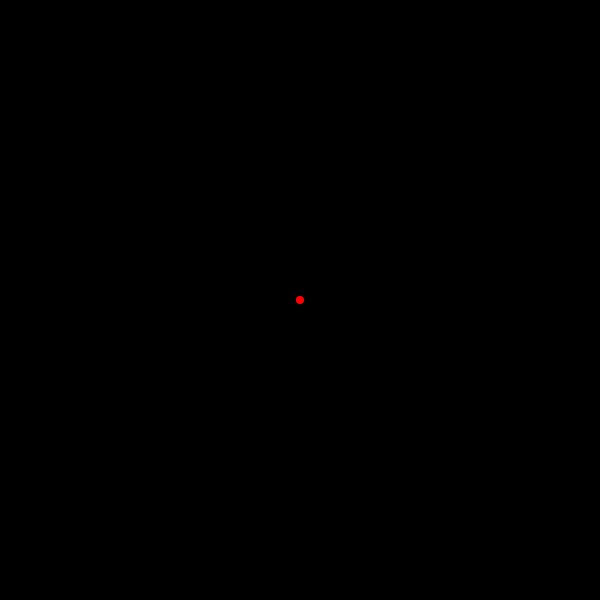
Frame 1 (no input)
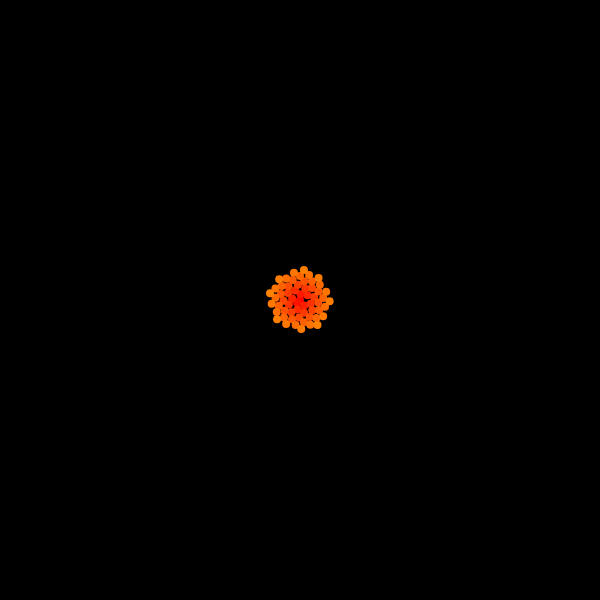
Frame 60 (no input)
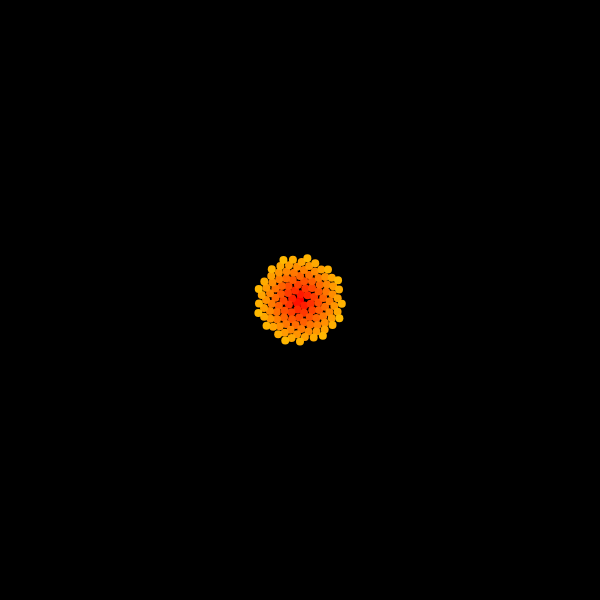
Frame 120 (the mouse pressed at the canvas centre since frame 60)

The p5.js sketch that drew these frames (run headless with seeded random() and noise() and a simulated clock; from frame 60 on, the mouse is pressed at the canvas centre):

// p5.js sketch
// ── sketch.js
const eC = {version: 'r01'};
let n = 0;
const c = 4;

function setup() {
	createCanvas(600,600);
	console.log("%c (ツ) # eCoucou "+eC.version+" # ","background: #f00; color: #fff");
	background(0);
	angleMode(DEGREES);
	colorMode(HSB);
}

function draw() {
	let a = n * 137.5;
	let r = c * sqrt(n);

	let x = r * cos(a) + width/2;
	let y = r * sin(a) + height/2;

	noStroke(); fill(r%255,255,100);
	circle(x,y,8);

	n++;
}
